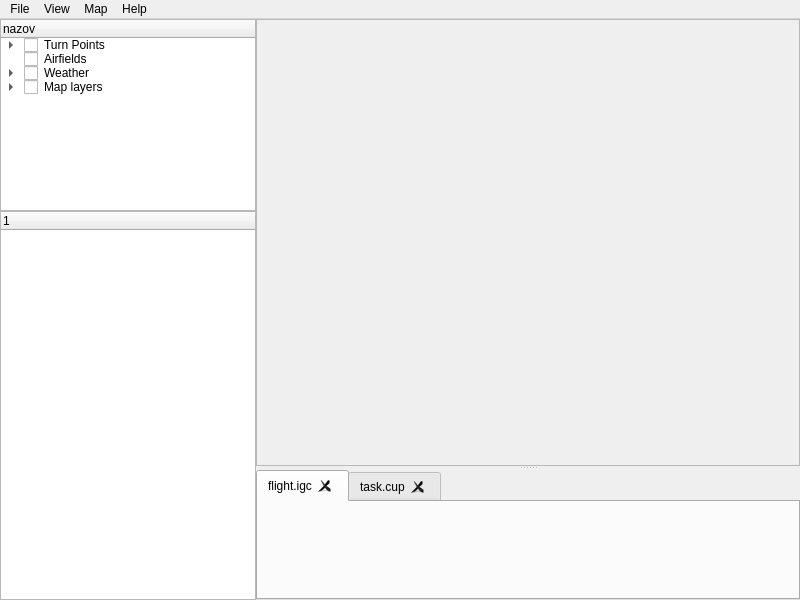
<?xml version="1.0" encoding="UTF-8"?>
<ui version="4.0">
 <class>MainWindow</class>
 <widget class="QMainWindow" name="MainWindow">
  <property name="geometry">
   <rect>
    <x>0</x>
    <y>0</y>
    <width>800</width>
    <height>600</height>
   </rect>
  </property>
  <property name="sizePolicy">
   <sizepolicy hsizetype="Preferred" vsizetype="Preferred">
    <horstretch>1</horstretch>
    <verstretch>0</verstretch>
   </sizepolicy>
  </property>
  <property name="windowTitle">
   <string>MainWindow</string>
  </property>
  <widget class="QWidget" name="centralWidget">
   <layout class="QVBoxLayout" name="verticalLayout">
    <property name="spacing">
     <number>0</number>
    </property>
    <property name="margin">
     <number>0</number>
    </property>
    <item>
     <layout class="QHBoxLayout" name="horizontalLayout">
      <property name="spacing">
       <number>0</number>
      </property>
      <item>
       <widget class="QScrollArea" name="scrollArea">
        <property name="sizePolicy">
         <sizepolicy hsizetype="Fixed" vsizetype="Expanding">
          <horstretch>0</horstretch>
          <verstretch>0</verstretch>
         </sizepolicy>
        </property>
        <property name="frameShape">
         <enum>QFrame::NoFrame</enum>
        </property>
        <property name="frameShadow">
         <enum>QFrame::Plain</enum>
        </property>
        <property name="lineWidth">
         <number>0</number>
        </property>
        <property name="widgetResizable">
         <bool>true</bool>
        </property>
        <widget class="QWidget" name="scrollAreaWidgetContents">
         <property name="geometry">
          <rect>
           <x>0</x>
           <y>0</y>
           <width>256</width>
           <height>578</height>
          </rect>
         </property>
         <layout class="QVBoxLayout" name="verticalLayout_2">
          <property name="spacing">
           <number>0</number>
          </property>
          <property name="margin">
           <number>0</number>
          </property>
          <item>
           <widget class="QTreeWidget" name="treeWidget_2">
            <property name="sizePolicy">
             <sizepolicy hsizetype="Expanding" vsizetype="Minimum">
              <horstretch>0</horstretch>
              <verstretch>0</verstretch>
             </sizepolicy>
            </property>
            <property name="lineWidth">
             <number>0</number>
            </property>
            <column>
             <property name="text">
              <string>nazov</string>
             </property>
            </column>
            <item>
             <property name="text">
              <string>Turn Points</string>
             </property>
             <property name="checkState">
              <enum>Unchecked</enum>
             </property>
             <item>
              <property name="text">
               <string>City</string>
              </property>
              <property name="checkState">
               <enum>Unchecked</enum>
              </property>
             </item>
             <item>
              <property name="text">
               <string>VOR</string>
              </property>
              <property name="checkState">
               <enum>Unchecked</enum>
              </property>
             </item>
             <item>
              <property name="text">
               <string>Fav1</string>
              </property>
              <property name="checkState">
               <enum>Unchecked</enum>
              </property>
             </item>
             <item>
              <property name="text">
               <string>Fav2</string>
              </property>
              <property name="checkState">
               <enum>Checked</enum>
              </property>
             </item>
             <item>
              <property name="text">
               <string>Ad-hoc</string>
              </property>
              <property name="checkState">
               <enum>Unchecked</enum>
              </property>
             </item>
            </item>
            <item>
             <property name="text">
              <string>Airfields</string>
             </property>
             <property name="checkState">
              <enum>Unchecked</enum>
             </property>
            </item>
            <item>
             <property name="text">
              <string>Weather</string>
             </property>
             <property name="checkState">
              <enum>Unchecked</enum>
             </property>
             <item>
              <property name="text">
               <string>Czech Republic</string>
              </property>
              <property name="checkState">
               <enum>Unchecked</enum>
              </property>
             </item>
             <item>
              <property name="text">
               <string>Deutschland</string>
              </property>
              <property name="checkState">
               <enum>Unchecked</enum>
              </property>
             </item>
            </item>
            <item>
             <property name="text">
              <string>Map layers</string>
             </property>
             <property name="checkState">
              <enum>Unchecked</enum>
             </property>
             <item>
              <property name="text">
               <string>Cities</string>
              </property>
              <property name="checkState">
               <enum>Unchecked</enum>
              </property>
             </item>
             <item>
              <property name="text">
               <string>Boundaries</string>
              </property>
              <property name="checkState">
               <enum>Unchecked</enum>
              </property>
             </item>
            </item>
           </widget>
          </item>
          <item>
           <widget class="QTreeWidget" name="treeWidget">
            <property name="sizePolicy">
             <sizepolicy hsizetype="Expanding" vsizetype="Expanding">
              <horstretch>0</horstretch>
              <verstretch>0</verstretch>
             </sizepolicy>
            </property>
            <property name="lineWidth">
             <number>0</number>
            </property>
            <column>
             <property name="text">
              <string notr="true">1</string>
             </property>
            </column>
           </widget>
          </item>
         </layout>
        </widget>
       </widget>
      </item>
      <item>
       <widget class="QSplitter" name="splitter_2">
        <property name="sizePolicy">
         <sizepolicy hsizetype="Expanding" vsizetype="Expanding">
          <horstretch>4</horstretch>
          <verstretch>0</verstretch>
         </sizepolicy>
        </property>
        <property name="orientation">
         <enum>Qt::Vertical</enum>
        </property>
        <widget class="QFrame" name="frame">
         <property name="sizePolicy">
          <sizepolicy hsizetype="Expanding" vsizetype="Expanding">
           <horstretch>0</horstretch>
           <verstretch>1</verstretch>
          </sizepolicy>
         </property>
         <property name="frameShape">
          <enum>QFrame::StyledPanel</enum>
         </property>
         <property name="frameShadow">
          <enum>QFrame::Raised</enum>
         </property>
         <layout class="QVBoxLayout" name="verticalLayout_3">
          <property name="margin">
           <number>0</number>
          </property>
          <item>
           <widget class="QLabel" name="label">
            <property name="sizePolicy">
             <sizepolicy hsizetype="Ignored" vsizetype="Ignored">
              <horstretch>0</horstretch>
              <verstretch>0</verstretch>
             </sizepolicy>
            </property>
            <property name="text">
             <string/>
            </property>
            <property name="pixmap">
             <pixmap resource="resources.qrc">:/new/prefix1/sky_rendering2.jpg</pixmap>
            </property>
            <property name="scaledContents">
             <bool>true</bool>
            </property>
           </widget>
          </item>
         </layout>
        </widget>
        <widget class="QTabWidget" name="tabWidget">
         <property name="sizePolicy">
          <sizepolicy hsizetype="Expanding" vsizetype="Fixed">
           <horstretch>0</horstretch>
           <verstretch>0</verstretch>
          </sizepolicy>
         </property>
         <property name="minimumSize">
          <size>
           <width>0</width>
           <height>130</height>
          </size>
         </property>
         <property name="tabShape">
          <enum>QTabWidget::Rounded</enum>
         </property>
         <property name="currentIndex">
          <number>0</number>
         </property>
         <property name="tabsClosable">
          <bool>true</bool>
         </property>
         <property name="movable">
          <bool>true</bool>
         </property>
         <widget class="QWidget" name="tab">
          <attribute name="title">
           <string>flight.igc</string>
          </attribute>
         </widget>
         <widget class="QWidget" name="tab_2">
          <attribute name="title">
           <string>task.cup</string>
          </attribute>
         </widget>
        </widget>
       </widget>
      </item>
     </layout>
    </item>
   </layout>
  </widget>
  <widget class="QMenuBar" name="menuBar">
   <property name="geometry">
    <rect>
     <x>0</x>
     <y>0</y>
     <width>800</width>
     <height>20</height>
    </rect>
   </property>
   <widget class="QMenu" name="menuMain_Menu">
    <property name="title">
     <string>File</string>
    </property>
   </widget>
   <widget class="QMenu" name="menuView">
    <property name="title">
     <string>View</string>
    </property>
   </widget>
   <widget class="QMenu" name="menuMap">
    <property name="title">
     <string>Map</string>
    </property>
   </widget>
   <widget class="QMenu" name="menuHelp">
    <property name="title">
     <string>Help</string>
    </property>
   </widget>
   <addaction name="menuMain_Menu"/>
   <addaction name="menuView"/>
   <addaction name="menuMap"/>
   <addaction name="menuHelp"/>
  </widget>
 </widget>
 <layoutdefault spacing="6" margin="11"/>
 <resources>
  <include location="resources.qrc"/>
 </resources>
 <connections/>
</ui>
